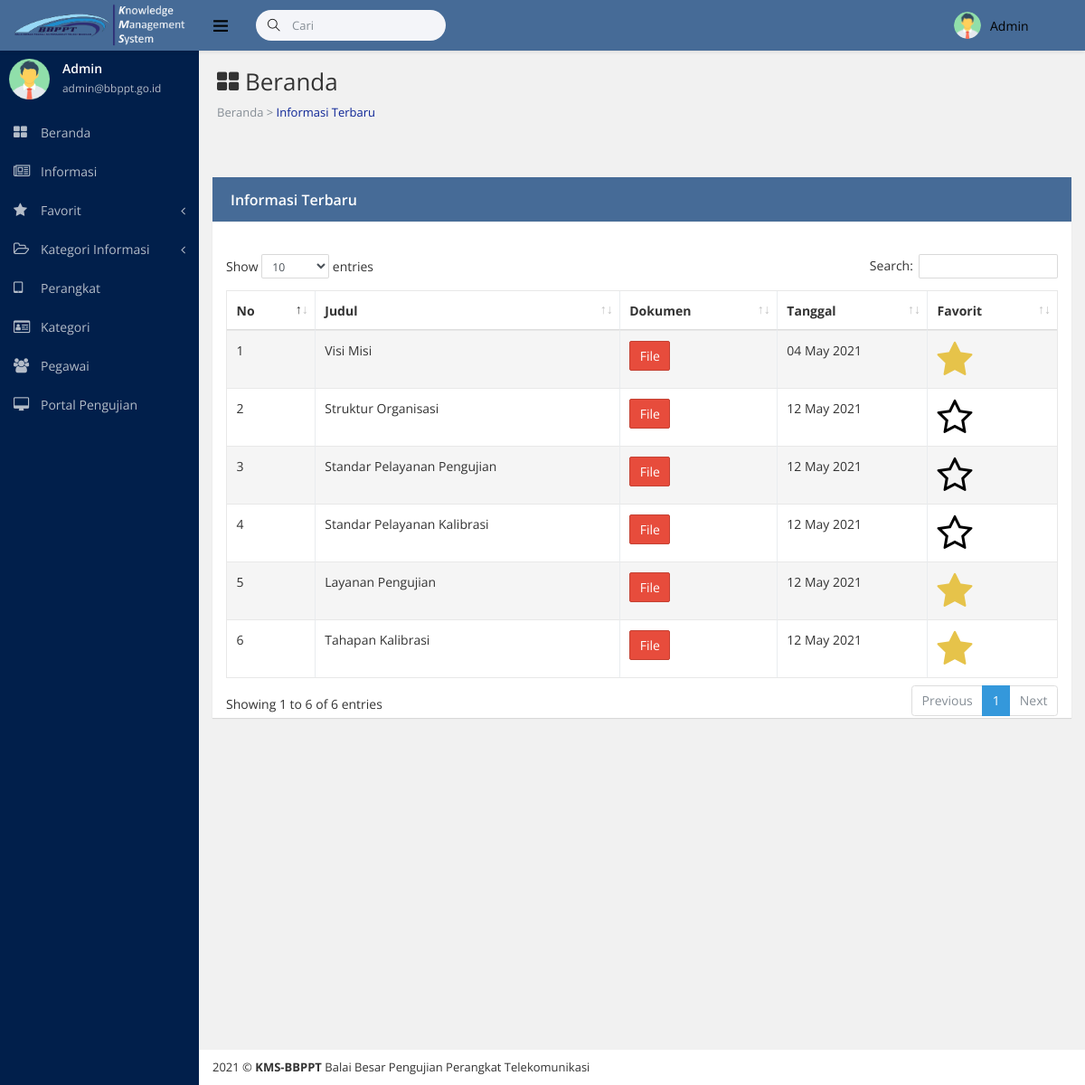
The app's page /dashboard.php (signed in), older data.
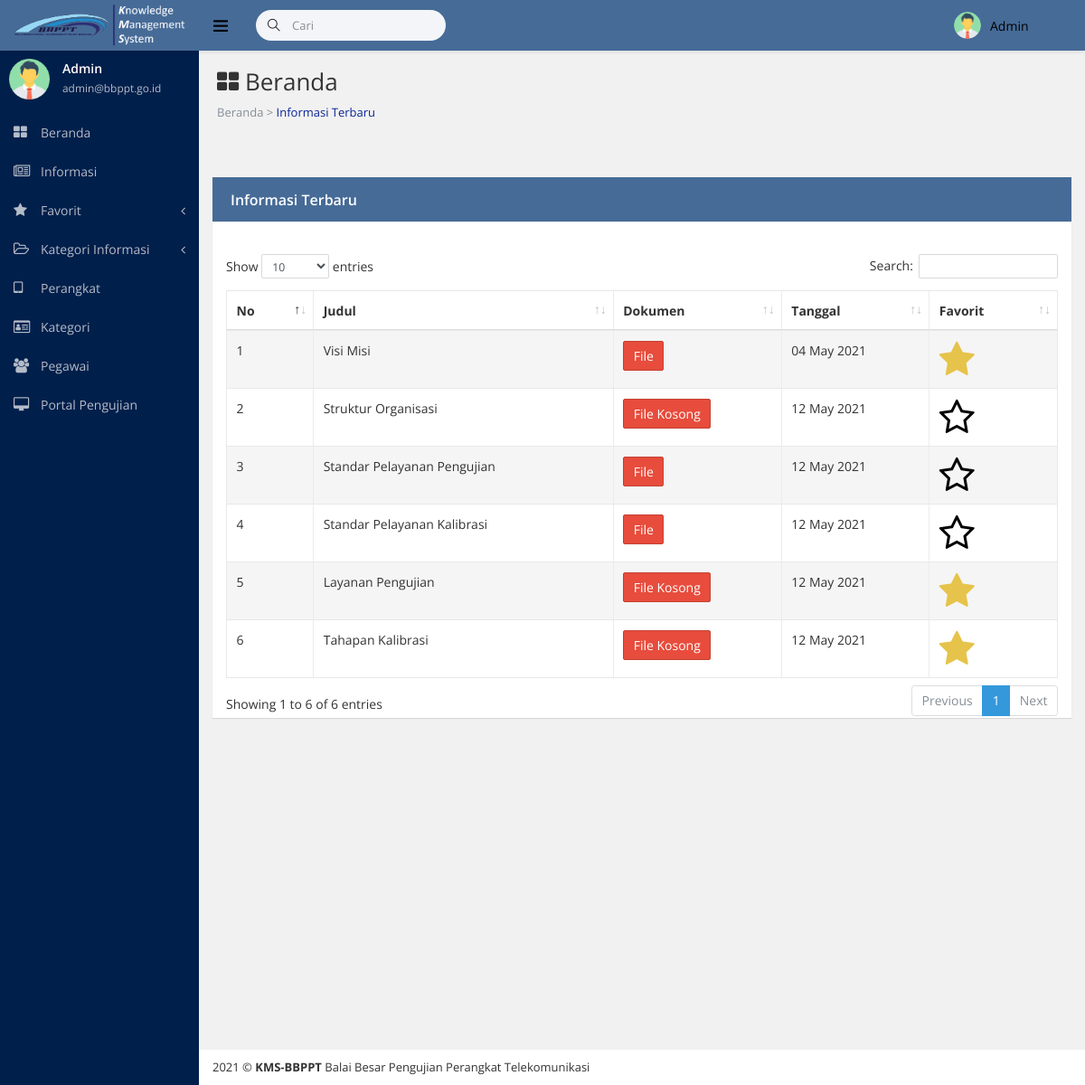
The same page, newer data.
### tables this page shows
CREATE TABLE IF NOT EXISTS `informasi` (
  `id` int(255) NOT NULL AUTO_INCREMENT,
  `nomordokumen` varchar(255) NOT NULL,
  `judul` varchar(255) NOT NULL,
  `dokumen` text NOT NULL,
  `keterangan` text NOT NULL,
  `tanggal` date NOT NULL,
  `restricted` text NOT NULL,
  `iddivisi` varchar(255) NOT NULL,
  `idperangkat` varchar(255) NOT NULL,
  PRIMARY KEY (`id`)
);

### dashboard.php (the view, shortened to what this page needs)
<!DOCTYPE html>
<html lang="en">
<head>
<?php include "csssidebar.php"?>
</head>
<body class="fixed-navbar">
    <div class="page-wrapper">
        <?php include "headeradmin.php" ?>
      <?php include "sidebaradmin.php" ?>
        <div class="content-wrapper">
            <div class="page-heading">
                <h1 class="page-title"> <i class="sidebar-item-icon fa fa-th-large";></i> Beranda</h1>
                <ol class="breadcrumb">
                    <li class="breadcrumb-item">Beranda > <a href="dashboard.php" style="color: #0c2496;">Informasi Terbaru</a> </li>
                </ol>
            </div>
            <div class="page-content fade-in-up">
                <div class="row">
                <div class="container">
                <br><br>
                 <div class="ibox ibox-primary">
                            <div class="ibox-head" style="background-color: #466B97;">
                                <div class="ibox-title">Informasi Terbaru</div>
                            </div>
                            <div class="ibox-body">
                </div>
            <table class="table table-striped table-bordered table-hover" id="example-table" cellspacing="0" width="100%">
            <thead>
              <tr>
                <th>No</th>
                <th>Judul</th>
                <th>Dokumen</th>
                <th>Tanggal</th>
                <th>Favorit</th>
              </tr>
            </thead>
            <tbody>
                <?php
                include"koneksi.php";
                $q = $koneksi->query("SELECT * FROM informasi");
                $no = 1;
                while ($dt = $q->fetch_assoc()) :
                ?>
                <tr>
                <td><?php echo $no++ ?></td>
                <td><?php echo $dt['judul'] ?></td>
                <td>
                  <?php
                    $dokumen=$dt['dokumen'];
                    if(!empty($dokumen)){
                    ?>
                    <a href="src/image/<?php echo $dt['dokumen'] ?>"><button type="button" class="btn btn-danger">File</button></a>
                    <?php
                    }else{
                    ?>
                    <button type="button" class="btn btn-danger">File Kosong</button>
                    <?php
                    }
                    ?></td>
                <td><?php $tanggal= $dt['tanggal']; echo date('d F Y', strtotime($tanggal)); ?></td>
                <td>
                    <?php
                     $judul         = $dt['judul'];
                     $username      = $_SESSION['username'];
                     $data = $koneksi->query("SELECT * FROM favorit WHERE judul='$judul' and  username='$username'");
                     $cek = mysqli_num_rows($data);
                      if($cek > 0){
                     ?>
                     <?php
                     $q2 = $koneksi->query("SELECT * FROM favorit WHERE judul='$judul' and  username='$username'");
                     while ($dt2 =  $q2->fetch_assoc()) {
                     $cek1=$dt2['id'];
                     if($cek1){
                     ?>
                    <a href="hapus_favorit.php?id=<?php echo $dt2['id']; ?>" onclick="return confirm('Berhasil Favorit')">
                        <i class="sidebar-item-icon fa fa-star fa-3x" style="color: #e6c34a";></i>
                    </a>
                    <?php
                    }
                    }
                    ?>
                    <?php
                    }else{
                    ?>
                    <a href="save_favorit.php?id=<?php echo $dt['id']; ?>&judul=<?php echo $dt['judul']; ?>" onclick="return confirm('Berhasil Favorit')">
                        <i class="sidebar-item-icon fa fa-star-o fa-3x" style="color: #000";></i>
                    </a>
                    <?php
                    }
                    ?>
                    </a></td>
                </tr>
             <?php
              endwhile;
              ?>
            </tbody>
          </table>
                </div>
                </div>
            </div>
           <?php include "footeradmin.php" ?>
        </div>
    </div>
</body>
</html>

Row changes from the older to the newer data that the page shows:
changed informasi "Struktur Organisasi": now shows "File Kosong"; no longer shows "File"
changed informasi "Layanan Pengujian": now shows "File Kosong"; no longer shows "File"
changed informasi "Tahapan Kalibrasi": now shows "File Kosong"; no longer shows "File"
